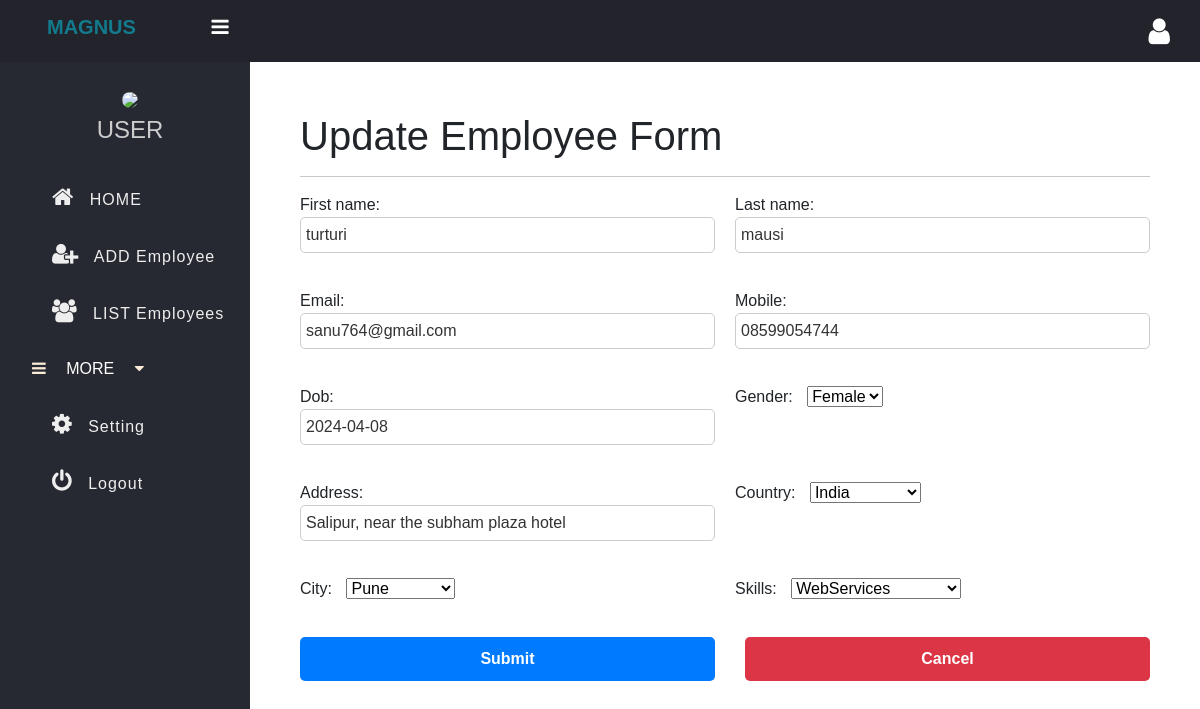
Page /update/9/ on the committed database.
### testapp/models.py (models this page shows, shortened)
class Employee(models.Model):
  first_name=models.CharField(max_length=24)
  last_name=models.CharField(max_length=24)
  email=models.EmailField()
  mobile=models.CharField(max_length=12)
  dob=models.DateField()
  gender_choices=(
    ('M','Male'),
    ('F','Female'),
    ('O','Others')
  )
  gender=models.CharField(max_length=1,choices=gender_choices)
  address = models.CharField(max_length=255, default='Default Address')
  country_choices=(
    ('India','India'),
    ('USA','USA'),
    ('UK','UK'),
    ('Australia','Australia'),
    ('Canada','Canada'),
    ('Japan','Japan'),
    ('China','China'),
    ('Russia','Russia'),
    ('Germany','Germany'),
    ('France','France'),
    ('Italy','Italy'),
    ('Spain','Spain'),
    ('Portugal','Portugal'),
    ('Brazil','Brazil'),
    ('Argentina','Argentina'),
    ('Mexico','Mexico'),
    ('South Africa','South Africa'),
    ('South Korea','South Korea'),
    ('North Korea','North Korea'),)
  country=models.CharField(max_length=24,choices=country_choices)
  city_choices=(
    ('Mumbai','Mumbai'),
    ('Delhi','Delhi'),
    ('Bangalore','Bangalore'),
    ('Chennai','Chennai'),
    ('Kolkata','Kolkata'),
    ('Hyderabad','Hyderabad'),
    ('Ahmedabad','Ahmedabad'),
    ('Surat','Surat'),
    ('Pune','Pune'),
    ('Jaipur','Jaipur'),
    ('Lucknow','Lucknow'),
    ('Kanpur','Kanpur'),
  )
  city=models.CharField(max_length=24,choices=city_choices)
  SKILL_CHOICES = (
        ('AWS', 'AWS'),
        ('DevOps', 'DevOps'),
        ('Full Stack Developer', 'Full Stack Developer'),
        ('Middleware', 'Middleware'),
        ('QA-Automation', 'QA-Automation'),
        ('WebServices', 'WebServices'),
    )
  skills = models.CharField(max_length=24, choices=SKILL_CHOICES)

### testapp/views.py (the view)
# urls.py: path('update/<int:id>/', views.UpdateEmployee, name='update_employee'),
def UpdateEmployee(request, id):
    employee_instance = Employee.objects.get(id=id)
    form = EmployeeForm(instance=employee_instance)
    if request.method == 'POST':
        form = EmployeeForm(request.POST, instance=employee_instance)
        if form.is_valid():
            form.save()
            return redirect('/List_Employee')
    return render(request, 'testapp/update.html', {'form': form})

### testapp/forms.py
class EmployeeForm(ModelForm):
  class Meta:
    model=Employee
    fields='__all__'

### templates/testapp/update.html (shortened to what this page needs)
{% extends "testapp/base.html" %}
{% block content %}
<div class="employee-form">
    <h1>Update Employee Form</h1>
    <hr>
    <form action="" method="post">
        {{ form.as_p }}
        <button type="submit" class="btn btn-primary">Submit</button>
        <a href="/List_Employee" class="btn btn-danger">Cancel</a>
    </form>
</div>
{% endblock content %}

### static/css/base.css (style rules this page uses)
* { padding: 0; margin: 0; box-sizing: border-box; font-family: arial, sans-serif; }
.employee-form form { display: grid; grid-template-columns: 1fr 1fr; grid-gap: 20px; }
.employee-form label { text-align: right; margin-right: 10px; }
.employee-form input[type="text"], .employee-form input[type="email"], .employee-form textarea { width: 100%; padding: 5px; border: 1px solid #ccc; border-radius: 5px; font-size: 16px; line-height: 1.5; color: #333; }
@media (min-width: 768px) { .employee-form form { grid-template-columns: repeat(2, 1fr); } }
.employee-form .btn { padding: 10px 20px; font-size: 16px; font-weight: bold; border-radius: 5px; cursor: pointer; }
.employee-form .btn-primary { background-color: #007bff; color: #fff; border: none; }
.employee-form .btn-danger { background-color: #dc3545; color: #fff; border: none; margin-left: 10px; }

### rows in the picture
Employee: first_name "turturi", last_name "mausi", email "sanu764@gmail.com", mobile "08599054744", dob "2024-04-08", gender "Female", address "Salipur, near the subham plaza hotel", country "India", city "Pune", skills "WebServices"
